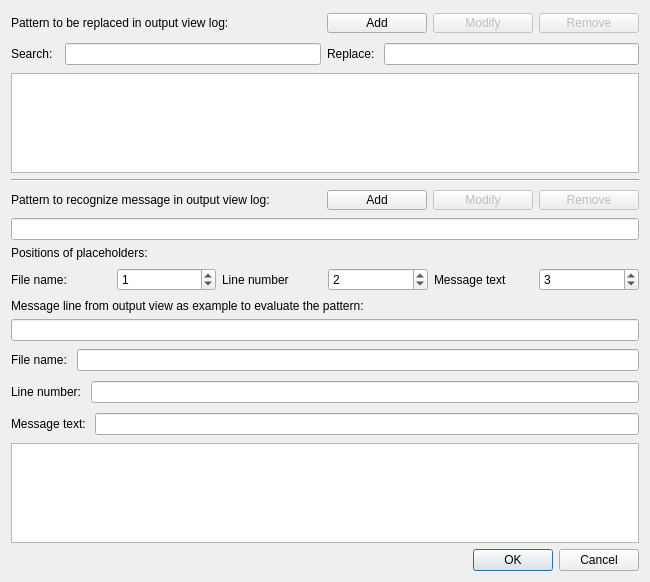
<?xml version="1.0" encoding="UTF-8"?>
<ui version="4.0">
 <class>OutputParser</class>
 <widget class="QDialog" name="OutputParser">
  <property name="geometry">
   <rect>
    <x>0</x>
    <y>0</y>
    <width>650</width>
    <height>582</height>
   </rect>
  </property>
  <property name="windowTitle">
   <string>Output Parser </string>
  </property>
  <layout class="QHBoxLayout" name="horizontalLayout">
   <item>
    <layout class="QVBoxLayout" name="verticalLayout">
     <item>
      <layout class="QHBoxLayout" name="hlayoutPatternForReplacement">
       <property name="topMargin">
        <number>2</number>
       </property>
       <property name="bottomMargin">
        <number>2</number>
       </property>
       <item>
        <widget class="QLabel" name="labelPatternForReplacement">
         <property name="text">
          <string>Pattern to be replaced in output view log:</string>
         </property>
        </widget>
       </item>
       <item>
        <widget class="QPushButton" name="btnAddPatternForReplacement">
         <property name="maximumSize">
          <size>
           <width>100</width>
           <height>20</height>
          </size>
         </property>
         <property name="toolTip">
          <string>Add new search and replace pair</string>
         </property>
         <property name="text">
          <string>Add</string>
         </property>
        </widget>
       </item>
       <item>
        <widget class="QPushButton" name="btnModifyPatternForReplacement">
         <property name="enabled">
          <bool>false</bool>
         </property>
         <property name="maximumSize">
          <size>
           <width>100</width>
           <height>20</height>
          </size>
         </property>
         <property name="toolTip">
          <string>Modify selected search and replace pair</string>
         </property>
         <property name="text">
          <string>Modify</string>
         </property>
        </widget>
       </item>
       <item>
        <widget class="QPushButton" name="btnRemovePatternForReplacement">
         <property name="enabled">
          <bool>false</bool>
         </property>
         <property name="maximumSize">
          <size>
           <width>100</width>
           <height>20</height>
          </size>
         </property>
         <property name="toolTip">
          <string>remove selected search and replace pair</string>
         </property>
         <property name="text">
          <string>Remove</string>
         </property>
        </widget>
       </item>
      </layout>
     </item>
     <item>
      <layout class="QHBoxLayout" name="hlayoutSearchReplace">
       <property name="topMargin">
        <number>2</number>
       </property>
       <property name="bottomMargin">
        <number>2</number>
       </property>
       <item>
        <widget class="QLabel" name="labelSearchPattern">
         <property name="text">
          <string>Search:  </string>
         </property>
        </widget>
       </item>
       <item>
        <widget class="QLineEdit" name="edtSearchPattern">
         <property name="toolTip">
          <string>Enter search pattern that shall be replaced</string>
         </property>
        </widget>
       </item>
       <item>
        <widget class="QLabel" name="labelReplacePattern">
         <property name="text">
          <string>Replace: </string>
         </property>
        </widget>
       </item>
       <item>
        <widget class="QLineEdit" name="edtReplacePattern">
         <property name="toolTip">
          <string>Enter text to replace the search pattern</string>
         </property>
        </widget>
       </item>
      </layout>
     </item>
     <item>
      <widget class="QTableWidget" name="tablePatternForReplacement">
       <property name="toolTip">
        <string>Table of patterns for Search and replace within text output views</string>
       </property>
       <property name="editTriggers">
        <set>QAbstractItemView::NoEditTriggers</set>
       </property>
      </widget>
     </item>
     <item>
      <widget class="Line" name="line">
       <property name="orientation">
        <enum>Qt::Horizontal</enum>
       </property>
      </widget>
     </item>
     <item>
      <layout class="QHBoxLayout" name="hlayoutPatternForMessage">
       <property name="topMargin">
        <number>2</number>
       </property>
       <property name="bottomMargin">
        <number>2</number>
       </property>
       <item>
        <widget class="QLabel" name="labelPatternForMessage">
         <property name="text">
          <string>Pattern to recognize message in output view log:</string>
         </property>
        </widget>
       </item>
       <item>
        <widget class="QPushButton" name="btnAddPatternForMessage">
         <property name="maximumSize">
          <size>
           <width>100</width>
           <height>20</height>
          </size>
         </property>
         <property name="toolTip">
          <string>Add new pattern for message recognition</string>
         </property>
         <property name="text">
          <string>Add</string>
         </property>
        </widget>
       </item>
       <item>
        <widget class="QPushButton" name="btnModifyPatternForMessage">
         <property name="enabled">
          <bool>false</bool>
         </property>
         <property name="maximumSize">
          <size>
           <width>100</width>
           <height>20</height>
          </size>
         </property>
         <property name="toolTip">
          <string>Modify selected pattern for message recognition</string>
         </property>
         <property name="text">
          <string>Modify</string>
         </property>
        </widget>
       </item>
       <item>
        <widget class="QPushButton" name="btnRemovePatternForMessage">
         <property name="enabled">
          <bool>false</bool>
         </property>
         <property name="maximumSize">
          <size>
           <width>100</width>
           <height>20</height>
          </size>
         </property>
         <property name="toolTip">
          <string>Remove selected pattern for message recognition</string>
         </property>
         <property name="text">
          <string>Remove</string>
         </property>
        </widget>
       </item>
      </layout>
     </item>
     <item>
      <widget class="QLineEdit" name="edtPattern">
       <property name="toolTip">
        <string>&lt;html&gt;&lt;head/&gt;&lt;body&gt;&lt;p&gt;Enter regular expression for recognition of messages: &lt;span style=&quot; font-style:italic;&quot;&gt;(.*)\(([\d]+)\): error: (.*)&lt;/span&gt;&lt;/p&gt;&lt;p&gt;&lt;br/&gt;&lt;/p&gt;&lt;/body&gt;&lt;/html&gt;</string>
       </property>
      </widget>
     </item>
     <item>
      <widget class="QLabel" name="labelPositions">
       <property name="text">
        <string>Positions of placeholders:</string>
       </property>
      </widget>
     </item>
     <item>
      <layout class="QHBoxLayout" name="hlayoutPlaceholderPositions">
       <property name="topMargin">
        <number>2</number>
       </property>
       <property name="bottomMargin">
        <number>2</number>
       </property>
       <item>
        <widget class="QLabel" name="labelFilenamePosition">
         <property name="text">
          <string>File name: </string>
         </property>
        </widget>
       </item>
       <item>
        <widget class="QSpinBox" name="spinFilenamePosition">
         <property name="toolTip">
          <string>Select placeholder number within regular expression</string>
         </property>
         <property name="value">
          <number>1</number>
         </property>
        </widget>
       </item>
       <item>
        <widget class="QLabel" name="labelLinePosition">
         <property name="text">
          <string>Line number</string>
         </property>
        </widget>
       </item>
       <item>
        <widget class="QSpinBox" name="spinLinePosition">
         <property name="toolTip">
          <string>Select placeholder number within regular expression</string>
         </property>
         <property name="value">
          <number>2</number>
         </property>
        </widget>
       </item>
       <item>
        <widget class="QLabel" name="labelMsgPosition">
         <property name="text">
          <string>Message text</string>
         </property>
        </widget>
       </item>
       <item>
        <widget class="QSpinBox" name="spinMessageTextPositon">
         <property name="toolTip">
          <string>Select placeholder number within regular expression</string>
         </property>
         <property name="value">
          <number>3</number>
         </property>
        </widget>
       </item>
      </layout>
     </item>
     <item>
      <widget class="QLabel" name="labelTestMessageLine">
       <property name="maximumSize">
        <size>
         <width>16777215</width>
         <height>15</height>
        </size>
       </property>
       <property name="text">
        <string>Message line from output view as example to evaluate the pattern:</string>
       </property>
      </widget>
     </item>
     <item>
      <widget class="QLineEdit" name="edtTestMessageLine">
       <property name="toolTip">
        <string>&lt;html&gt;&lt;head/&gt;&lt;body&gt;&lt;p&gt;Enter text from output view, that shall be recognized.&lt;/p&gt;&lt;p&gt;Example: &lt;span style=&quot; font-style:italic;&quot;&gt;/&lt;/span&gt;&lt;span style=&quot; font-style:italic;&quot;&gt;home/user/project/main.cpp(41): error: undeclared identifier &amp;quot;i&amp;quot;&lt;/span&gt;&lt;/p&gt;&lt;/body&gt;&lt;/html&gt;</string>
       </property>
      </widget>
     </item>
     <item>
      <layout class="QHBoxLayout" name="hlayoutFileName">
       <property name="topMargin">
        <number>2</number>
       </property>
       <property name="bottomMargin">
        <number>2</number>
       </property>
       <item>
        <widget class="QLabel" name="labelFileName">
         <property name="text">
          <string>File name: </string>
         </property>
        </widget>
       </item>
       <item>
        <widget class="QLineEdit" name="edtFileName">
         <property name="toolTip">
          <string>Displays the file name of the text file from the output view log</string>
         </property>
         <property name="readOnly">
          <bool>true</bool>
         </property>
        </widget>
       </item>
      </layout>
     </item>
     <item>
      <layout class="QHBoxLayout" name="hlayoutLineNumber">
       <property name="topMargin">
        <number>2</number>
       </property>
       <property name="bottomMargin">
        <number>2</number>
       </property>
       <item>
        <widget class="QLabel" name="labelLineNumber">
         <property name="text">
          <string>Line number: </string>
         </property>
        </widget>
       </item>
       <item>
        <widget class="QLineEdit" name="edtLineNumber">
         <property name="toolTip">
          <string>Displays the line number of the output log message, if available</string>
         </property>
         <property name="readOnly">
          <bool>true</bool>
         </property>
        </widget>
       </item>
      </layout>
     </item>
     <item>
      <layout class="QHBoxLayout" name="hlayoutMessageOutput">
       <property name="topMargin">
        <number>2</number>
       </property>
       <property name="bottomMargin">
        <number>2</number>
       </property>
       <item>
        <widget class="QLabel" name="labelMessageOutput">
         <property name="text">
          <string>Message text: </string>
         </property>
        </widget>
       </item>
       <item>
        <widget class="QLineEdit" name="edtMessageOutput">
         <property name="toolTip">
          <string>Displays the text of the message from the output view</string>
         </property>
         <property name="readOnly">
          <bool>true</bool>
         </property>
        </widget>
       </item>
      </layout>
     </item>
     <item>
      <widget class="QTableWidget" name="tablePatternForMessage">
       <property name="toolTip">
        <string>Table of patterns to recognize messages within output text views</string>
       </property>
       <property name="editTriggers">
        <set>QAbstractItemView::NoEditTriggers</set>
       </property>
      </widget>
     </item>
     <item>
      <widget class="QDialogButtonBox" name="buttonBox">
       <property name="orientation">
        <enum>Qt::Horizontal</enum>
       </property>
       <property name="standardButtons">
        <set>QDialogButtonBox::Cancel|QDialogButtonBox::Ok</set>
       </property>
      </widget>
     </item>
    </layout>
   </item>
  </layout>
 </widget>
 <resources/>
 <connections>
  <connection>
   <sender>buttonBox</sender>
   <signal>rejected()</signal>
   <receiver>OutputParser</receiver>
   <slot>reject()</slot>
   <hints>
    <hint type="sourcelabel">
     <x>316</x>
     <y>260</y>
    </hint>
    <hint type="destinationlabel">
     <x>286</x>
     <y>274</y>
    </hint>
   </hints>
  </connection>
  <connection>
   <sender>buttonBox</sender>
   <signal>accepted()</signal>
   <receiver>OutputParser</receiver>
   <slot>accept()</slot>
   <hints>
    <hint type="sourcelabel">
     <x>248</x>
     <y>254</y>
    </hint>
    <hint type="destinationlabel">
     <x>157</x>
     <y>274</y>
    </hint>
   </hints>
  </connection>
 </connections>
</ui>
